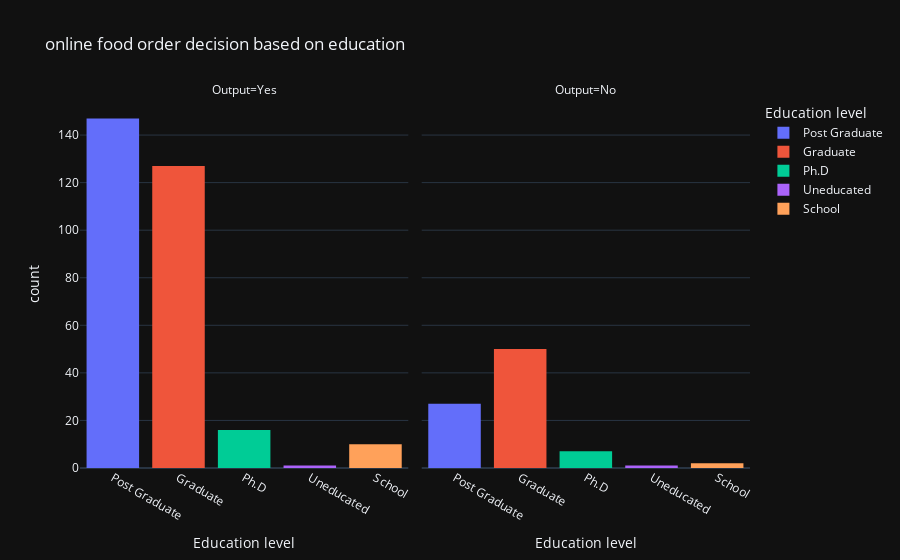

Notebook code cell kept with this figure:
### Code cell
#7-online food order decision based on education:

# renaming the column name:
df.rename(columns={"Educational Qualifications":"Education level"},inplace=True)

px.histogram(df,x="Education level",color="Education level",title="online food order decision based on education",
             template="plotly_dark", facet_col="Output")

### Figure 1 — Plotly figure (JSON) as saved in the notebook; plotly's stock layout.template omitted (floating-point values rounded to 4 significant figures; data arrays with more than 128 entries replaced by an {"elided": "..."} marker saying what was removed)
{"data": [{"alignmentgroup": "True", "bingroup": "x", "hovertemplate": "Education level=%{x}<br>Output=Yes<br>count=%{y}<extra></extra>", "legendgroup": "Post Graduate", "marker": {"color": "#636efa", "pattern": {"shape": ""}}, "name": "Post Graduate", "offsetgroup": "Post Graduate", "orientation": "v", "showlegend": true, "type": "histogram", "x": {"elided": "147 str values"}, "xaxis": "x", "yaxis": "y"}, {"alignmentgroup": "True", "bingroup": "x", "hovertemplate": "Education level=%{x}<br>Output=No<br>count=%{y}<extra></extra>", "legendgroup": "Post Graduate", "marker": {"color": "#636efa", "pattern": {"shape": ""}}, "name": "Post Graduate", "offsetgroup": "Post Graduate", "orientation": "v", "showlegend": false, "type": "histogram", "x": ["Post Graduate", "Post Graduate", "Post Graduate", "Post Graduate", "Post Graduate", "Post Graduate", "Post Graduate", "Post Graduate", "Post Graduate", "Post Graduate", "Post Graduate", "Post Graduate", "Post Graduate", "Post Graduate", "Post Graduate", "Post Graduate", "Post Graduate", "Post Graduate", "Post Graduate", "Post Graduate", "Post Graduate", "Post Graduate", "Post Graduate", "Post Graduate", "Post Graduate", "Post Graduate", "Post Graduate"], "xaxis": "x2", "yaxis": "y2"}, {"alignmentgroup": "True", "bingroup": "x", "hovertemplate": "Education level=%{x}<br>Output=Yes<br>count=%{y}<extra></extra>", "legendgroup": "Graduate", "marker": {"color": "#EF553B", "pattern": {"shape": ""}}, "name": "Graduate", "offsetgroup": "Graduate", "orientation": "v", "showlegend": true, "type": "histogram", "x": ["Graduate", "Graduate", "Graduate", "Graduate", "Graduate", "Graduate", "Graduate", "Graduate", "Graduate", "Graduate", "Graduate", "Graduate", "Graduate", "Graduate", "Graduate", "Graduate", "Graduate", "Graduate", "Graduate", "Graduate", "Graduate", "Graduate", "Graduate", "Graduate", "Graduate", "Graduate", "Graduate", "Graduate", "Graduate", "Graduate", "Graduate", "Graduate", "Graduate", "Graduate", "Graduate", "Graduate", "Graduate", "Graduate", "Graduate", "Graduate", "Graduate", "Graduate", "Graduate", "Graduate", "Graduate", "Graduate", "Graduate", "Graduate", "Graduate", "Graduate", "Graduate", "Graduate", "Graduate", "Graduate", "Graduate", "Graduate", "Graduate", "Graduate", "Graduate", "Graduate", "Graduate", "Graduate", "Graduate", "Graduate", "Graduate", "Graduate", "Graduate", "Graduate", "Graduate", "Graduate", "Graduate", "Graduate", "Graduate", "Graduate", "Graduate", "Graduate", "Graduate", "Graduate", "Graduate", "Graduate", "Graduate", "Graduate", "Graduate", "Graduate", "Graduate", "Graduate", "Graduate", "Graduate", "Graduate", "Graduate", "Graduate", "Graduate", "Graduate", "Graduate", "Graduate", "Graduate", "Graduate", "Graduate", "Graduate", "Graduate", "Graduate", "Graduate", "Graduate", "Graduate", "Graduate", "Graduate", "Graduate", "Graduate", "Graduate", "Graduate", "Graduate", "Graduate", "Graduate", "Graduate", "Graduate", "Graduate", "Graduate", "Graduate", "Graduate", "Graduate", "Graduate", "Graduate", "Graduate", "Graduate", "Graduate", "Graduate", "Graduate"], "xaxis": "x", "yaxis": "y"}, {"alignmentgroup": "True", "bingroup": "x", "hovertemplate": "Education level=%{x}<br>Output=No<br>count=%{y}<extra></extra>", "legendgroup": "Graduate", "marker": {"color": "#EF553B", "pattern": {"shape": ""}}, "name": "Graduate", "offsetgroup": "Graduate", "orientation": "v", "showlegend": false, "type": "histogram", "x": ["Graduate", "Graduate", "Graduate", "Graduate", "Graduate", "Graduate", "Graduate", "Graduate", "Graduate", "Graduate", "Graduate", "Graduate", "Graduate", "Graduate", "Graduate", "Graduate", "Graduate", "Graduate", "Graduate", "Graduate", "Graduate", "Graduate", "Graduate", "Graduate", "Graduate", "Graduate", "Graduate", "Graduate", "Graduate", "Graduate", "Graduate", "Graduate", "Graduate", "Graduate", "Graduate", "Graduate", "Graduate", "Graduate", "Graduate", "Graduate", "Graduate", "Graduate", "Graduate", "Graduate", "Graduate", "Graduate", "Graduate", "Graduate", "Graduate", "Graduate"], "xaxis": "x2", "yaxis": "y2"}, {"alignmentgroup": "True", "bingroup": "x", "hovertemplate": "Education level=%{x}<br>Output=Yes<br>count=%{y}<extra></extra>", "legendgroup": "Ph.D", "marker": {"color": "#00cc96", "pattern": {"shape": ""}}, "name": "Ph.D", "offsetgroup": "Ph.D", "orientation": "v", "showlegend": true, "type": "histogram", "x": ["Ph.D", "Ph.D", "Ph.D", "Ph.D", "Ph.D", "Ph.D", "Ph.D", "Ph.D", "Ph.D", "Ph.D", "Ph.D", "Ph.D", "Ph.D", "Ph.D", "Ph.D", "Ph.D"], "xaxis": "x", "yaxis": "y"}, {"alignmentgroup": "True", "bingroup": "x", "hovertemplate": "Education level=%{x}<br>Output=No<br>count=%{y}<extra></extra>", "legendgroup": "Ph.D", "marker": {"color": "#00cc96", "pattern": {"shape": ""}}, "name": "Ph.D", "offsetgroup": "Ph.D", "orientation": "v", "showlegend": false, "type": "histogram", "x": ["Ph.D", "Ph.D", "Ph.D", "Ph.D", "Ph.D", "Ph.D", "Ph.D"], "xaxis": "x2", "yaxis": "y2"}, {"alignmentgroup": "True", "bingroup": "x", "hovertemplate": "Education level=%{x}<br>Output=Yes<br>count=%{y}<extra></extra>", "legendgroup": "Uneducated", "marker": {"color": "#ab63fa", "pattern": {"shape": ""}}, "name": "Uneducated", "offsetgroup": "Uneducated", "orientation": "v", "showlegend": true, "type": "histogram", "x": ["Uneducated"], "xaxis": "x", "yaxis": "y"}, {"alignmentgroup": "True", "bingroup": "x", "hovertemplate": "Education level=%{x}<br>Output=No<br>count=%{y}<extra></extra>", "legendgroup": "Uneducated", "marker": {"color": "#ab63fa", "pattern": {"shape": ""}}, "name": "Uneducated", "offsetgroup": "Uneducated", "orientation": "v", "showlegend": false, "type": "histogram", "x": ["Uneducated"], "xaxis": "x2", "yaxis": "y2"}, {"alignmentgroup": "True", "bingroup": "x", "hovertemplate": "Education level=%{x}<br>Output=Yes<br>count=%{y}<extra></extra>", "legendgroup": "School", "marker": {"color": "#FFA15A", "pattern": {"shape": ""}}, "name": "School", "offsetgroup": "School", "orientation": "v", "showlegend": true, "type": "histogram", "x": ["School", "School", "School", "School", "School", "School", "School", "School", "School", "School"], "xaxis": "x", "yaxis": "y"}, {"alignmentgroup": "True", "bingroup": "x", "hovertemplate": "Education level=%{x}<br>Output=No<br>count=%{y}<extra></extra>", "legendgroup": "School", "marker": {"color": "#FFA15A", "pattern": {"shape": ""}}, "name": "School", "offsetgroup": "School", "orientation": "v", "showlegend": false, "type": "histogram", "x": ["School", "School"], "xaxis": "x2", "yaxis": "y2"}], "layout": {"annotations": [{"font": {}, "showarrow": false, "text": "Output=Yes", "x": 0.245, "xanchor": "center", "xref": "paper", "y": 1, "yanchor": "bottom", "yref": "paper"}, {"font": {}, "showarrow": false, "text": "Output=No", "x": 0.755, "xanchor": "center", "xref": "paper", "y": 1, "yanchor": "bottom", "yref": "paper"}], "barmode": "relative", "legend": {"title": {"text": "Education level"}, "tracegroupgap": 0}, "title": {"text": "online food order decision based on education"}, "xaxis": {"anchor": "y", "categoryarray": ["Post Graduate", "Graduate", "Ph.D", "Uneducated", "School"], "categoryorder": "array", "domain": [0, 0.49], "title": {"text": "Education level"}}, "xaxis2": {"anchor": "y2", "categoryarray": ["Post Graduate", "Graduate", "Ph.D", "Uneducated", "School"], "categoryorder": "array", "domain": [0.51, 1], "matches": "x", "title": {"text": "Education level"}}, "yaxis": {"anchor": "x", "domain": [0, 1], "title": {"text": "count"}}, "yaxis2": {"anchor": "x2", "domain": [0, 1], "matches": "y", "showticklabels": false}}}
